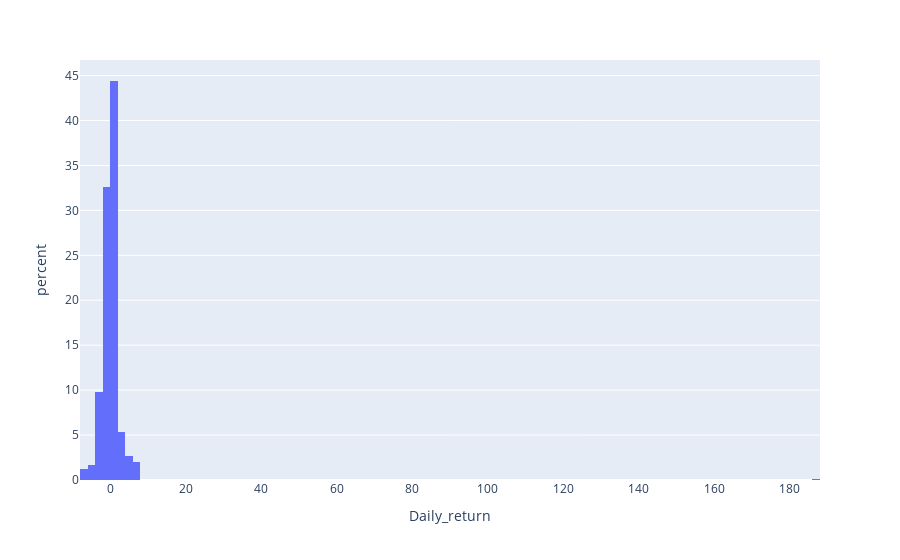

The notebook cell saved with this chart:
### Code cell
fig = go.Figure()
px.histogram(df, x="Daily_return",histnorm='percent')
#ff.create_distplot(df, group_labels)

### Figure 1 — Plotly figure (JSON) as saved in the notebook; plotly's stock layout.template omitted (floating-point values rounded to 4 significant figures; data arrays with more than 128 entries replaced by an {"elided": "..."} marker saying what was removed)
{"data": [{"alignmentgroup": "True", "bingroup": "x", "histnorm": "percent", "hovertemplate": "Daily_return=%{x}<br>percent=%{y}<extra></extra>", "legendgroup": "", "marker": {"color": "#636efa"}, "name": "", "offsetgroup": "", "orientation": "v", "showlegend": false, "type": "histogram", "x": {"elided": "705 float values"}, "xaxis": "x", "yaxis": "y"}], "layout": {"barmode": "relative", "legend": {"tracegroupgap": 0}, "margin": {"t": 60}, "xaxis": {"anchor": "y", "domain": [0, 1], "title": {"text": "Daily_return"}}, "yaxis": {"anchor": "x", "domain": [0, 1], "title": {"text": "percent"}}}}
